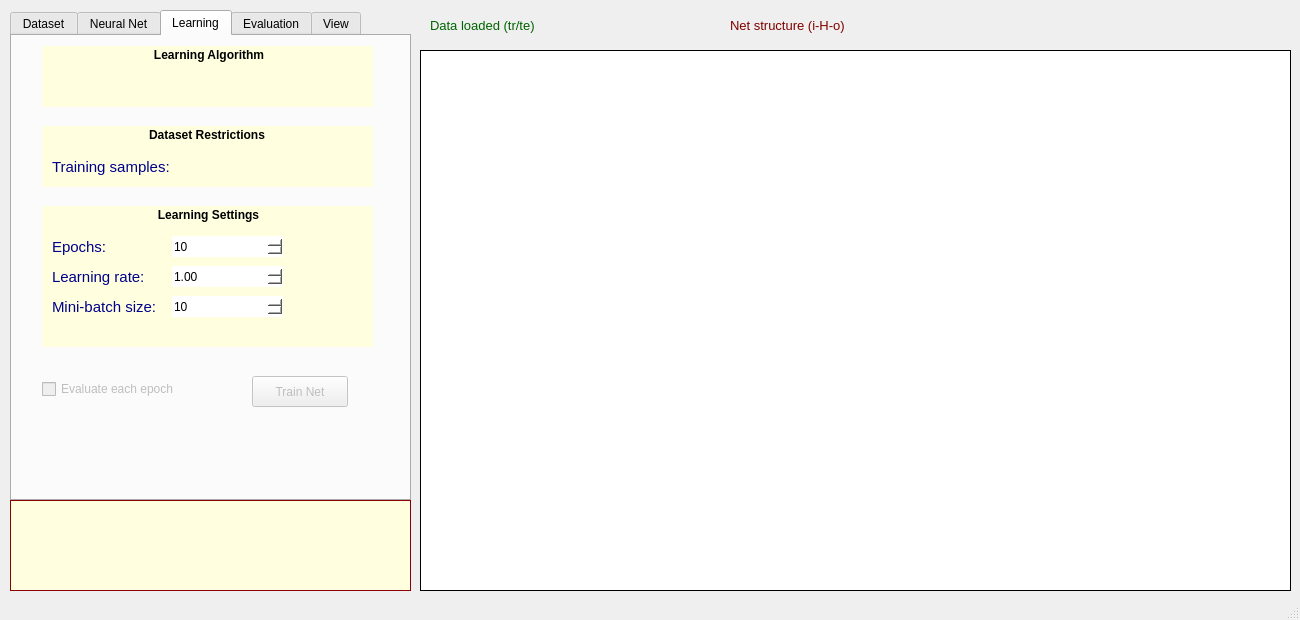
<?xml version="1.0" encoding="UTF-8"?>
<ui version="4.0">
 <class>vis_main</class>
 <widget class="QMainWindow" name="vis_main">
  <property name="geometry">
   <rect>
    <x>0</x>
    <y>0</y>
    <width>1300</width>
    <height>620</height>
   </rect>
  </property>
  <property name="windowTitle">
   <string>Artificial Neural Networks Research : Kitt</string>
  </property>
  <property name="styleSheet">
   <string notr="true"/>
  </property>
  <widget class="QWidget" name="centralwidget">
   <widget class="QTabWidget" name="tabs_main">
    <property name="geometry">
     <rect>
      <x>10</x>
      <y>10</y>
      <width>401</width>
      <height>491</height>
     </rect>
    </property>
    <property name="styleSheet">
     <string notr="true"/>
    </property>
    <property name="currentIndex">
     <number>2</number>
    </property>
    <widget class="QWidget" name="tab_1">
     <attribute name="title">
      <string>Dataset</string>
     </attribute>
     <widget class="QComboBox" name="cob_datasets">
      <property name="geometry">
       <rect>
        <x>20</x>
        <y>20</y>
        <width>361</width>
        <height>29</height>
       </rect>
      </property>
     </widget>
     <widget class="QLabel" name="l_dataset_description">
      <property name="geometry">
       <rect>
        <x>20</x>
        <y>70</y>
        <width>361</width>
        <height>331</height>
       </rect>
      </property>
      <property name="styleSheet">
       <string notr="true">font-size: 13px; line-height: 1.7;</string>
      </property>
      <property name="text">
       <string>TextLabel</string>
      </property>
      <property name="alignment">
       <set>Qt::AlignLeading|Qt::AlignLeft|Qt::AlignTop</set>
      </property>
      <property name="wordWrap">
       <bool>true</bool>
      </property>
     </widget>
    </widget>
    <widget class="QWidget" name="tab_2">
     <attribute name="title">
      <string>Neural Net</string>
     </attribute>
     <widget class="QGroupBox" name="groupBox">
      <property name="geometry">
       <rect>
        <x>30</x>
        <y>20</y>
        <width>331</width>
        <height>91</height>
       </rect>
      </property>
      <property name="font">
       <font>
        <weight>75</weight>
        <bold>true</bold>
       </font>
      </property>
      <property name="styleSheet">
       <string notr="true">background-color: LightYellow; text-align: center; border: 0px solid Gray;</string>
      </property>
      <property name="title">
       <string>Dataset Restrictions</string>
      </property>
      <property name="alignment">
       <set>Qt::AlignCenter</set>
      </property>
      <property name="flat">
       <bool>false</bool>
      </property>
      <property name="checkable">
       <bool>false</bool>
      </property>
      <widget class="QLabel" name="l_nn_output_neurons">
       <property name="geometry">
        <rect>
         <x>10</x>
         <y>60</y>
         <width>161</width>
         <height>21</height>
        </rect>
       </property>
       <property name="font">
        <font>
         <pointsize>11</pointsize>
         <weight>50</weight>
         <bold>false</bold>
        </font>
       </property>
       <property name="styleSheet">
        <string notr="true">color: DarkBlue;  padding: 0px; border: 0px;</string>
       </property>
       <property name="text">
        <string>Output neurons: </string>
       </property>
      </widget>
      <widget class="QLabel" name="l_nn_input_neurons">
       <property name="geometry">
        <rect>
         <x>10</x>
         <y>30</y>
         <width>161</width>
         <height>21</height>
        </rect>
       </property>
       <property name="font">
        <font>
         <pointsize>11</pointsize>
         <weight>50</weight>
         <bold>false</bold>
        </font>
       </property>
       <property name="styleSheet">
        <string notr="true">color: DarkBlue; padding: 0px; border: 0px;</string>
       </property>
       <property name="text">
        <string>Input neurons: </string>
       </property>
      </widget>
     </widget>
     <widget class="QGroupBox" name="groupBox_2">
      <property name="geometry">
       <rect>
        <x>30</x>
        <y>130</y>
        <width>331</width>
        <height>81</height>
       </rect>
      </property>
      <property name="font">
       <font>
        <weight>75</weight>
        <bold>true</bold>
       </font>
      </property>
      <property name="styleSheet">
       <string notr="true">background-color: LightYellow; text-align: center; border: 0px solid Gray;</string>
      </property>
      <property name="title">
       <string>Hidden Neurons</string>
      </property>
      <property name="alignment">
       <set>Qt::AlignCenter</set>
      </property>
      <property name="flat">
       <bool>false</bool>
      </property>
      <property name="checkable">
       <bool>false</bool>
      </property>
      <widget class="QLineEdit" name="le_hidden_neurons">
       <property name="geometry">
        <rect>
         <x>22</x>
         <y>32</y>
         <width>281</width>
         <height>31</height>
        </rect>
       </property>
       <property name="styleSheet">
        <string notr="true">border: 1px solid Gray;</string>
       </property>
       <property name="alignment">
        <set>Qt::AlignCenter</set>
       </property>
      </widget>
     </widget>
     <widget class="QRadioButton" name="rb_ff_connections">
      <property name="enabled">
       <bool>false</bool>
      </property>
      <property name="geometry">
       <rect>
        <x>90</x>
        <y>230</y>
        <width>201</width>
        <height>26</height>
       </rect>
      </property>
      <property name="text">
       <string>Feed-Forward Connections</string>
      </property>
      <property name="checkable">
       <bool>true</bool>
      </property>
      <property name="checked">
       <bool>true</bool>
      </property>
     </widget>
     <widget class="QRadioButton" name="rb_allow_recurrency">
      <property name="enabled">
       <bool>false</bool>
      </property>
      <property name="geometry">
       <rect>
        <x>90</x>
        <y>260</y>
        <width>201</width>
        <height>26</height>
       </rect>
      </property>
      <property name="text">
       <string>Allow Recurrency</string>
      </property>
     </widget>
     <widget class="QCheckBox" name="cb_connect_fully">
      <property name="enabled">
       <bool>false</bool>
      </property>
      <property name="geometry">
       <rect>
        <x>30</x>
        <y>290</y>
        <width>121</width>
        <height>26</height>
       </rect>
      </property>
      <property name="text">
       <string>Connect Fully</string>
      </property>
      <property name="checked">
       <bool>true</bool>
      </property>
     </widget>
     <widget class="QPushButton" name="pb_generate_network">
      <property name="geometry">
       <rect>
        <x>220</x>
        <y>290</y>
        <width>141</width>
        <height>31</height>
       </rect>
      </property>
      <property name="text">
       <string>Generate Network</string>
      </property>
     </widget>
     <widget class="QGroupBox" name="groupBox_3">
      <property name="geometry">
       <rect>
        <x>10</x>
        <y>330</y>
        <width>381</width>
        <height>111</height>
       </rect>
      </property>
      <property name="font">
       <font>
        <weight>75</weight>
        <bold>true</bold>
       </font>
      </property>
      <property name="styleSheet">
       <string notr="true">background-color: Pink;</string>
      </property>
      <property name="title">
       <string>Remove Synapses</string>
      </property>
      <property name="alignment">
       <set>Qt::AlignCenter</set>
      </property>
      <property name="flat">
       <bool>false</bool>
      </property>
      <property name="checkable">
       <bool>false</bool>
      </property>
      <widget class="QLabel" name="label_7">
       <property name="geometry">
        <rect>
         <x>150</x>
         <y>20</y>
         <width>41</width>
         <height>21</height>
        </rect>
       </property>
       <property name="font">
        <font>
         <pointsize>10</pointsize>
         <weight>75</weight>
         <bold>true</bold>
        </font>
       </property>
       <property name="text">
        <string>FROM</string>
       </property>
      </widget>
      <widget class="QLabel" name="label_8">
       <property name="geometry">
        <rect>
         <x>150</x>
         <y>50</y>
         <width>41</width>
         <height>21</height>
        </rect>
       </property>
       <property name="font">
        <font>
         <pointsize>10</pointsize>
         <weight>75</weight>
         <bold>true</bold>
        </font>
       </property>
       <property name="text">
        <string>TO</string>
       </property>
      </widget>
      <widget class="QLabel" name="label_9">
       <property name="geometry">
        <rect>
         <x>210</x>
         <y>0</y>
         <width>31</width>
         <height>21</height>
        </rect>
       </property>
       <property name="font">
        <font>
         <pointsize>10</pointsize>
         <weight>50</weight>
         <bold>false</bold>
        </font>
       </property>
       <property name="text">
        <string>layer</string>
       </property>
      </widget>
      <widget class="QLabel" name="label_10">
       <property name="geometry">
        <rect>
         <x>290</x>
         <y>0</y>
         <width>41</width>
         <height>21</height>
        </rect>
       </property>
       <property name="font">
        <font>
         <pointsize>10</pointsize>
         <weight>50</weight>
         <bold>false</bold>
        </font>
       </property>
       <property name="text">
        <string>neuron</string>
       </property>
      </widget>
      <widget class="QRadioButton" name="rb_nn_remove_po">
       <property name="geometry">
        <rect>
         <x>10</x>
         <y>30</y>
         <width>121</width>
         <height>26</height>
        </rect>
       </property>
       <property name="text">
        <string>Particular One:</string>
       </property>
       <property name="checked">
        <bool>true</bool>
       </property>
      </widget>
      <widget class="QRadioButton" name="rb_nn_remove_ew">
       <property name="geometry">
        <rect>
         <x>10</x>
         <y>80</y>
         <width>231</width>
         <height>21</height>
        </rect>
       </property>
       <property name="text">
        <string>Every with weight lower than:</string>
       </property>
      </widget>
      <widget class="QPushButton" name="pb_nn_remove">
       <property name="enabled">
        <bool>false</bool>
       </property>
       <property name="geometry">
        <rect>
         <x>330</x>
         <y>80</y>
         <width>41</width>
         <height>21</height>
        </rect>
       </property>
       <property name="styleSheet">
        <string notr="true">background-color: Red; color: Black;</string>
       </property>
       <property name="text">
        <string>Del</string>
       </property>
      </widget>
      <widget class="QSpinBox" name="sb_nn_remove_from_l">
       <property name="geometry">
        <rect>
         <x>200</x>
         <y>20</y>
         <width>71</width>
         <height>21</height>
        </rect>
       </property>
      </widget>
      <widget class="QSpinBox" name="sb_nn_remove_from_n">
       <property name="geometry">
        <rect>
         <x>280</x>
         <y>20</y>
         <width>71</width>
         <height>21</height>
        </rect>
       </property>
      </widget>
      <widget class="QSpinBox" name="sb_nn_remove_to_l">
       <property name="geometry">
        <rect>
         <x>200</x>
         <y>50</y>
         <width>71</width>
         <height>21</height>
        </rect>
       </property>
       <property name="minimum">
        <number>1</number>
       </property>
      </widget>
      <widget class="QSpinBox" name="sb_nn_remove_to_n">
       <property name="geometry">
        <rect>
         <x>280</x>
         <y>50</y>
         <width>71</width>
         <height>21</height>
        </rect>
       </property>
      </widget>
      <widget class="QDoubleSpinBox" name="dsb_nn_remove_w">
       <property name="geometry">
        <rect>
         <x>240</x>
         <y>80</y>
         <width>81</width>
         <height>21</height>
        </rect>
       </property>
       <property name="singleStep">
        <double>0.050000000000000</double>
       </property>
      </widget>
     </widget>
    </widget>
    <widget class="QWidget" name="tab_3">
     <attribute name="title">
      <string>Learning</string>
     </attribute>
     <widget class="QGroupBox" name="groupBox_4">
      <property name="geometry">
       <rect>
        <x>30</x>
        <y>90</y>
        <width>331</width>
        <height>61</height>
       </rect>
      </property>
      <property name="font">
       <font>
        <weight>75</weight>
        <bold>true</bold>
       </font>
      </property>
      <property name="styleSheet">
       <string notr="true">background-color: LightYellow; text-align: center; border: 0px solid Gray;</string>
      </property>
      <property name="title">
       <string>Dataset Restrictions</string>
      </property>
      <property name="alignment">
       <set>Qt::AlignCenter</set>
      </property>
      <property name="flat">
       <bool>false</bool>
      </property>
      <property name="checkable">
       <bool>false</bool>
      </property>
      <widget class="QLabel" name="l_learning_training_samples">
       <property name="geometry">
        <rect>
         <x>10</x>
         <y>30</y>
         <width>291</width>
         <height>21</height>
        </rect>
       </property>
       <property name="font">
        <font>
         <pointsize>11</pointsize>
         <weight>50</weight>
         <bold>false</bold>
        </font>
       </property>
       <property name="styleSheet">
        <string notr="true">color: DarkBlue; padding: 0px; border: 0px;</string>
       </property>
       <property name="text">
        <string>Training samples: </string>
       </property>
      </widget>
     </widget>
     <widget class="QGroupBox" name="groupBox_5">
      <property name="geometry">
       <rect>
        <x>30</x>
        <y>170</y>
        <width>331</width>
        <height>141</height>
       </rect>
      </property>
      <property name="font">
       <font>
        <weight>75</weight>
        <bold>true</bold>
       </font>
      </property>
      <property name="styleSheet">
       <string notr="true">background-color: LightYellow; text-align: center; border: 0px solid Gray;</string>
      </property>
      <property name="title">
       <string>Learning Settings</string>
      </property>
      <property name="alignment">
       <set>Qt::AlignCenter</set>
      </property>
      <property name="flat">
       <bool>false</bool>
      </property>
      <property name="checkable">
       <bool>false</bool>
      </property>
      <widget class="QLabel" name="l_learning_training_samples_2">
       <property name="geometry">
        <rect>
         <x>10</x>
         <y>30</y>
         <width>71</width>
         <height>21</height>
        </rect>
       </property>
       <property name="font">
        <font>
         <pointsize>11</pointsize>
         <weight>50</weight>
         <bold>false</bold>
        </font>
       </property>
       <property name="styleSheet">
        <string notr="true">color: DarkBlue; padding: 0px; border: 0px;</string>
       </property>
       <property name="text">
        <string>Epochs:</string>
       </property>
      </widget>
      <widget class="QLabel" name="l_learning_training_samples_3">
       <property name="geometry">
        <rect>
         <x>10</x>
         <y>60</y>
         <width>101</width>
         <height>21</height>
        </rect>
       </property>
       <property name="font">
        <font>
         <pointsize>11</pointsize>
         <weight>50</weight>
         <bold>false</bold>
        </font>
       </property>
       <property name="styleSheet">
        <string notr="true">color: DarkBlue; padding: 0px; border: 0px;</string>
       </property>
       <property name="text">
        <string>Learning rate:</string>
       </property>
      </widget>
      <widget class="QLabel" name="l_learning_training_samples_4">
       <property name="geometry">
        <rect>
         <x>10</x>
         <y>90</y>
         <width>111</width>
         <height>21</height>
        </rect>
       </property>
       <property name="font">
        <font>
         <pointsize>11</pointsize>
         <weight>50</weight>
         <bold>false</bold>
        </font>
       </property>
       <property name="styleSheet">
        <string notr="true">color: DarkBlue; padding: 0px; border: 0px;</string>
       </property>
       <property name="text">
        <string>Mini-batch size:</string>
       </property>
      </widget>
      <widget class="QSpinBox" name="sb_learning_epochs">
       <property name="geometry">
        <rect>
         <x>130</x>
         <y>30</y>
         <width>111</width>
         <height>21</height>
        </rect>
       </property>
       <property name="styleSheet">
        <string notr="true">background-color: White;</string>
       </property>
       <property name="value">
        <number>10</number>
       </property>
      </widget>
      <widget class="QSpinBox" name="sb_learning_minibatch_size">
       <property name="geometry">
        <rect>
         <x>130</x>
         <y>90</y>
         <width>111</width>
         <height>21</height>
        </rect>
       </property>
       <property name="styleSheet">
        <string notr="true">background-color: White;</string>
       </property>
       <property name="value">
        <number>10</number>
       </property>
      </widget>
      <widget class="QDoubleSpinBox" name="sb_learning_learning_rate">
       <property name="geometry">
        <rect>
         <x>130</x>
         <y>60</y>
         <width>111</width>
         <height>21</height>
        </rect>
       </property>
       <property name="styleSheet">
        <string notr="true">background-color: White;</string>
       </property>
       <property name="minimum">
        <double>0.000000000000000</double>
       </property>
       <property name="value">
        <double>1.000000000000000</double>
       </property>
      </widget>
     </widget>
     <widget class="QGroupBox" name="groupBox_6">
      <property name="geometry">
       <rect>
        <x>30</x>
        <y>10</y>
        <width>331</width>
        <height>61</height>
       </rect>
      </property>
      <property name="font">
       <font>
        <weight>75</weight>
        <bold>true</bold>
       </font>
      </property>
      <property name="styleSheet">
       <string notr="true">background-color: LightYellow; text-align: center; border: 0px solid Gray;</string>
      </property>
      <property name="title">
       <string>Learning Algorithm</string>
      </property>
      <property name="alignment">
       <set>Qt::AlignCenter</set>
      </property>
      <property name="flat">
       <bool>false</bool>
      </property>
      <property name="checkable">
       <bool>false</bool>
      </property>
      <widget class="QLabel" name="l_learning_algorithm">
       <property name="geometry">
        <rect>
         <x>10</x>
         <y>30</y>
         <width>311</width>
         <height>21</height>
        </rect>
       </property>
       <property name="font">
        <font>
         <pointsize>11</pointsize>
         <weight>50</weight>
         <bold>false</bold>
        </font>
       </property>
       <property name="styleSheet">
        <string notr="true">color: DarkBlue; padding: 0px; border: 0px;</string>
       </property>
       <property name="text">
        <string/>
       </property>
       <property name="alignment">
        <set>Qt::AlignCenter</set>
       </property>
      </widget>
     </widget>
     <widget class="QPushButton" name="pb_learning_train_net">
      <property name="enabled">
       <bool>false</bool>
      </property>
      <property name="geometry">
       <rect>
        <x>240</x>
        <y>340</y>
        <width>96</width>
        <height>31</height>
       </rect>
      </property>
      <property name="text">
       <string>Train Net</string>
      </property>
     </widget>
     <widget class="QCheckBox" name="cb_learning_ev_each_epoch">
      <property name="enabled">
       <bool>false</bool>
      </property>
      <property name="geometry">
       <rect>
        <x>30</x>
        <y>340</y>
        <width>181</width>
        <height>26</height>
       </rect>
      </property>
      <property name="text">
       <string>Evaluate each epoch</string>
      </property>
     </widget>
    </widget>
    <widget class="QWidget" name="tab_4">
     <attribute name="title">
      <string>Evaluation</string>
     </attribute>
    </widget>
    <widget class="QWidget" name="tab_5">
     <attribute name="title">
      <string>View</string>
     </attribute>
     <widget class="QSlider" name="sl_horizontal_spaces">
      <property name="geometry">
       <rect>
        <x>160</x>
        <y>30</y>
        <width>160</width>
        <height>19</height>
       </rect>
      </property>
      <property name="minimum">
       <number>50</number>
      </property>
      <property name="maximum">
       <number>400</number>
      </property>
      <property name="value">
       <number>250</number>
      </property>
      <property name="orientation">
       <enum>Qt::Horizontal</enum>
      </property>
     </widget>
     <widget class="QLabel" name="label">
      <property name="geometry">
       <rect>
        <x>10</x>
        <y>30</y>
        <width>121</width>
        <height>21</height>
       </rect>
      </property>
      <property name="text">
       <string>Horizontal spaces</string>
      </property>
     </widget>
     <widget class="QLabel" name="label_2">
      <property name="geometry">
       <rect>
        <x>10</x>
        <y>80</y>
        <width>121</width>
        <height>21</height>
       </rect>
      </property>
      <property name="text">
       <string>Vertical spaces</string>
      </property>
     </widget>
     <widget class="QSlider" name="sl_vertical_spaces">
      <property name="geometry">
       <rect>
        <x>230</x>
        <y>60</y>
        <width>19</width>
        <height>81</height>
       </rect>
      </property>
      <property name="minimum">
       <number>50</number>
      </property>
      <property name="maximum">
       <number>300</number>
      </property>
      <property name="value">
       <number>150</number>
      </property>
      <property name="orientation">
       <enum>Qt::Vertical</enum>
      </property>
     </widget>
     <widget class="QLabel" name="label_3">
      <property name="geometry">
       <rect>
        <x>10</x>
        <y>160</y>
        <width>121</width>
        <height>31</height>
       </rect>
      </property>
      <property name="text">
       <string>Neurons size</string>
      </property>
     </widget>
     <widget class="QSpinBox" name="sb_neurons_size">
      <property name="geometry">
       <rect>
        <x>110</x>
        <y>160</y>
        <width>61</width>
        <height>33</height>
       </rect>
      </property>
      <property name="minimum">
       <number>10</number>
      </property>
      <property name="value">
       <number>50</number>
      </property>
     </widget>
     <widget class="QCheckBox" name="cb_show_neurons_ids">
      <property name="geometry">
       <rect>
        <x>10</x>
        <y>220</y>
        <width>111</width>
        <height>26</height>
       </rect>
      </property>
      <property name="text">
       <string>Neurons IDs</string>
      </property>
      <property name="checked">
       <bool>true</bool>
      </property>
     </widget>
     <widget class="QCheckBox" name="cb_show_synapses_ids">
      <property name="geometry">
       <rect>
        <x>10</x>
        <y>280</y>
        <width>121</width>
        <height>26</height>
       </rect>
      </property>
      <property name="text">
       <string>Synapses IDs</string>
      </property>
     </widget>
     <widget class="QLabel" name="label_4">
      <property name="geometry">
       <rect>
        <x>220</x>
        <y>160</y>
        <width>121</width>
        <height>31</height>
       </rect>
      </property>
      <property name="text">
       <string>Axons length</string>
      </property>
     </widget>
     <widget class="QSpinBox" name="sb_axons_length">
      <property name="geometry">
       <rect>
        <x>320</x>
        <y>160</y>
        <width>61</width>
        <height>33</height>
       </rect>
      </property>
      <property name="value">
       <number>35</number>
      </property>
     </widget>
     <widget class="QCheckBox" name="cb_show_synapses_weights">
      <property name="geometry">
       <rect>
        <x>10</x>
        <y>310</y>
        <width>151</width>
        <height>26</height>
       </rect>
      </property>
      <property name="text">
       <string>Synapses weights</string>
      </property>
      <property name="checked">
       <bool>true</bool>
      </property>
     </widget>
     <widget class="QCheckBox" name="cb_show_axons_activities">
      <property name="geometry">
       <rect>
        <x>10</x>
        <y>250</y>
        <width>131</width>
        <height>26</height>
       </rect>
      </property>
      <property name="text">
       <string>Axons activities</string>
      </property>
      <property name="checked">
       <bool>true</bool>
      </property>
     </widget>
     <widget class="QCheckBox" name="cb_redraw_everytime">
      <property name="geometry">
       <rect>
        <x>100</x>
        <y>410</y>
        <width>151</width>
        <height>31</height>
       </rect>
      </property>
      <property name="text">
       <string>Redraw everytime</string>
      </property>
      <property name="checked">
       <bool>true</bool>
      </property>
     </widget>
     <widget class="QPushButton" name="pb_redraw_now">
      <property name="enabled">
       <bool>false</bool>
      </property>
      <property name="geometry">
       <rect>
        <x>280</x>
        <y>410</y>
        <width>96</width>
        <height>31</height>
       </rect>
      </property>
      <property name="text">
       <string>Redraw Now</string>
      </property>
     </widget>
    </widget>
   </widget>
   <widget class="QTextEdit" name="text_console">
    <property name="geometry">
     <rect>
      <x>10</x>
      <y>500</y>
      <width>401</width>
      <height>91</height>
     </rect>
    </property>
    <property name="font">
     <font>
      <pointsize>10</pointsize>
     </font>
    </property>
    <property name="cursor" stdset="0">
     <cursorShape>IBeamCursor</cursorShape>
    </property>
    <property name="styleSheet">
     <string notr="true">background-color: LightYellow; border: 1px solid DarkRed;</string>
    </property>
   </widget>
   <widget class="QWidget" name="widget_view" native="true">
    <property name="geometry">
     <rect>
      <x>420</x>
      <y>50</y>
      <width>871</width>
      <height>541</height>
     </rect>
    </property>
    <property name="autoFillBackground">
     <bool>false</bool>
    </property>
    <property name="styleSheet">
     <string notr="true">background-color: White; border: 1px solid Black;</string>
    </property>
   </widget>
   <widget class="QLabel" name="l_data_loaded">
    <property name="geometry">
     <rect>
      <x>430</x>
      <y>10</y>
      <width>271</width>
      <height>31</height>
     </rect>
    </property>
    <property name="font">
     <font>
      <pointsize>10</pointsize>
     </font>
    </property>
    <property name="styleSheet">
     <string notr="true">color: DarkGreen;</string>
    </property>
    <property name="text">
     <string>Data loaded (tr/te)</string>
    </property>
   </widget>
   <widget class="QLabel" name="l_net_structure">
    <property name="geometry">
     <rect>
      <x>730</x>
      <y>10</y>
      <width>261</width>
      <height>31</height>
     </rect>
    </property>
    <property name="font">
     <font>
      <pointsize>10</pointsize>
     </font>
    </property>
    <property name="styleSheet">
     <string notr="true">color: Maroon;</string>
    </property>
    <property name="text">
     <string>Net structure (i-H-o)</string>
    </property>
   </widget>
   <widget class="QLabel" name="l_training">
    <property name="geometry">
     <rect>
      <x>1020</x>
      <y>10</y>
      <width>261</width>
      <height>31</height>
     </rect>
    </property>
    <property name="font">
     <font>
      <pointsize>10</pointsize>
     </font>
    </property>
    <property name="styleSheet">
     <string notr="true">color: Maroon;</string>
    </property>
    <property name="text">
     <string/>
    </property>
   </widget>
  </widget>
  <widget class="QStatusBar" name="statusbar"/>
 </widget>
 <resources/>
 <connections/>
</ui>
